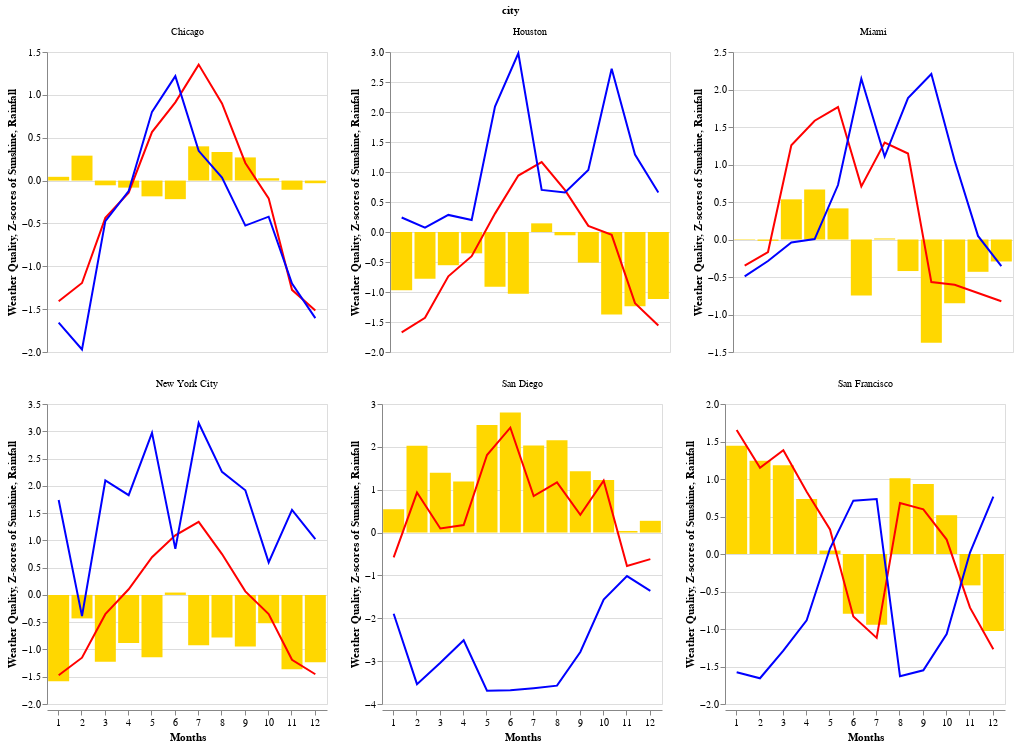

This figure's notebook cell:
### Code cell
import altair as alt
import pandas as pd

# Load data
cities_fp = 'data/climate_cities.csv'
cities = pd.read_csv(cities_fp)

# Calculate weighted weather quality with two standard deviations
sunshine_std = cities.groupby('city')['sunshine'].transform('std')
rain_std = cities.groupby('city')['rain'].transform('std')

cities['weather_quality_scaled'] = ((cities['sunshine'] - cities['sunshine'].mean()) / sunshine_std -
                                     (cities['rain'] - cities['rain'].mean()) / rain_std)

# Normalize the data for z-score normalization
cities['sunshine_zscore'] = (cities['sunshine'] - cities['sunshine'].mean()) / sunshine_std
cities['rain_zscore'] = (cities['rain'] - cities['rain'].mean()) / rain_std
cities['weather_quality_zscore'] = (cities['weather_quality_scaled'] - cities['weather_quality_scaled'].mean()) / cities['weather_quality_scaled'].std()

# Define base chart with higher resolution and larger scale
base = alt.Chart(cities, width=280, height=300).encode(
    x=alt.X('monthnum:N', axis=alt.Axis(title='Months', labelAngle=0))  # Set labelAngle to 0 for vertical labels
)

# Bar chart for standardized weather quality
bar_chart = base.mark_bar(color='gold').encode(
    y=alt.Y('weather_quality_zscore:Q', axis=alt.Axis(title='Weather Quality'))
)

# Line plot for standardized sunshine and rainfall
line_chart = base.mark_line(color='red').encode(
    y=alt.Y('sunshine_zscore:Q', axis=alt.Axis(title='Z-scores of Sunshine'))
) + base.mark_line(color='blue').encode(
    y=alt.Y('rain_zscore:Q', axis=alt.Axis(title='Rainfall'))
)

# Combine the charts and facet by city
final_chart = alt.layer(bar_chart, line_chart).facet(
    facet=alt.Column('city:N'),
    columns=3
).resolve_scale(
    y='independent'
)

# Show the chart
final_chart

### Figure 1 — Vega-Lite specification as saved in the notebook (floating-point values rounded to 4 significant figures)
{"config": {"view": {"continuousWidth": 300, "continuousHeight": 300}}, "data": {"name": "data-d07795341694213d2e8037d46ced05b8"}, "facet": {"field": "city", "type": "nominal"}, "spec": {"layer": [{"mark": {"type": "bar", "color": "gold"}, "encoding": {"x": {"axis": {"labelAngle": 0, "title": "Months"}, "field": "monthnum", "type": "nominal"}, "y": {"axis": {"title": "Weather Quality"}, "field": "weather_quality_zscore", "type": "quantitative"}}}, {"layer": [{"mark": {"type": "line", "color": "red"}, "encoding": {"x": {"axis": {"labelAngle": 0, "title": "Months"}, "field": "monthnum", "type": "nominal"}, "y": {"axis": {"title": "Z-scores of Sunshine"}, "field": "sunshine_zscore", "type": "quantitative"}}}, {"mark": {"type": "line", "color": "blue"}, "encoding": {"x": {"axis": {"labelAngle": 0, "title": "Months"}, "field": "monthnum", "type": "nominal"}, "y": {"axis": {"title": "Rainfall"}, "field": "rain_zscore", "type": "quantitative"}}}]}], "height": 300, "width": 280}, "columns": 3, "resolve": {"scale": {"y": "independent"}}, "$schema": "https://vega.github.io/schema/vega-lite/v5.16.3.json", "datasets": {"data-d07795341694213d2e8037d46ced05b8": [{"city": "San Diego", "lat": 32.72, "lon": -117.2, "month": "Jan", "monthnum": 1, "sunshine": 217, "rain": 1.53, "weather_quality_scaled": 1.315, "sunshine_zscore": -0.5803, "rain_zscore": -1.895, "weather_quality_zscore": 0.5443}, {"city": "San Diego", "lat": 32.72, "lon": -117.2, "month": "Feb", "monthnum": 2, "sunshine": 255, "rain": 0.15, "weather_quality_scaled": 4.47, "sunshine_zscore": 0.9332, "rain_zscore": -3.537, "weather_quality_zscore": 2.026}, {"city": "San Diego", "lat": 32.72, "lon": -117.2, "month": "Mar", "monthnum": 3, "sunshine": 234, "rain": 0.57, "weather_quality_scaled": 3.134, "sunshine_zscore": 0.0968, "rain_zscore": -3.037, "weather_quality_zscore": 1.398}, {"city": "San Diego", "lat": 32.72, "lon": -117.2, "month": "Apr", "monthnum": 4, "sunshine": 236, "rain": 1.01, "weather_quality_scaled": 2.69, "sunshine_zscore": 0.1765, "rain_zscore": -2.514, "weather_quality_zscore": 1.19}, {"city": "San Diego", "lat": 32.72, "lon": -117.2, "month": "May", "monthnum": 5, "sunshine": 277, "rain": 0.02, "weather_quality_scaled": 5.501, "sunshine_zscore": 1.809, "rain_zscore": -3.691, "weather_quality_zscore": 2.51}, {"city": "San Diego", "lat": 32.72, "lon": -117.2, "month": "Jun", "monthnum": 6, "sunshine": 293, "rain": 0.03, "weather_quality_scaled": 6.126, "sunshine_zscore": 2.447, "rain_zscore": -3.679, "weather_quality_zscore": 2.803}, {"city": "San Diego", "lat": 32.72, "lon": -117.2, "month": "Jul", "monthnum": 7, "sunshine": 253, "rain": 0.07, "weather_quality_scaled": 4.485, "sunshine_zscore": 0.8535, "rain_zscore": -3.632, "weather_quality_zscore": 2.033}, {"city": "San Diego", "lat": 32.72, "lon": -117.2, "month": "Aug", "monthnum": 8, "sunshine": 261, "rain": 0.12, "weather_quality_scaled": 4.744, "sunshine_zscore": 1.172, "rain_zscore": -3.572, "weather_quality_zscore": 2.155}, {"city": "San Diego", "lat": 32.72, "lon": -117.2, "month": "Sep", "monthnum": 9, "sunshine": 242, "rain": 0.78, "weather_quality_scaled": 3.203, "sunshine_zscore": 0.4154, "rain_zscore": -2.787, "weather_quality_zscore": 1.431}, {"city": "San Diego", "lat": 32.72, "lon": -117.2, "month": "Oct", "monthnum": 10, "sunshine": 262, "rain": 1.81, "weather_quality_scaled": 2.774, "sunshine_zscore": 1.212, "rain_zscore": -1.562, "weather_quality_zscore": 1.23}, {"city": "San Diego", "lat": 32.72, "lon": -117.2, "month": "Nov", "monthnum": 11, "sunshine": 212, "rain": 2.27, "weather_quality_scaled": 0.236, "sunshine_zscore": -0.7794, "rain_zscore": -1.015, "weather_quality_zscore": 0.03756}, {"city": "San Diego", "lat": 32.72, "lon": -117.2, "month": "Dec", "monthnum": 12, "sunshine": 216, "rain": 1.98, "weather_quality_scaled": 0.7402, "sunshine_zscore": -0.6201, "rain_zscore": -1.36, "weather_quality_zscore": 0.2743}, {"city": "San Francisco", "lat": 37.77, "lon": -122.4, "month": "Jan", "monthnum": 1, "sunshine": 330, "rain": 0.16, "weather_quality_scaled": 3.231, "sunshine_zscore": 1.654, "rain_zscore": -1.577, "weather_quality_zscore": 1.444}, {"city": "San Francisco", "lat": 37.77, "lon": -122.4, "month": "Feb", "monthnum": 2, "sunshine": 300, "rain": 0.01, "weather_quality_scaled": 2.806, "sunshine_zscore": 1.15, "rain_zscore": -1.657, "weather_quality_zscore": 1.245}, {"city": "San Francisco", "lat": 37.77, "lon": -122.4, "month": "Mar", "monthnum": 3, "sunshine": 314, "rain": 0.7, "weather_quality_scaled": 2.674, "sunshine_zscore": 1.385, "rain_zscore": -1.29, "weather_quality_zscore": 1.183}, {"city": "San Francisco", "lat": 37.77, "lon": -122.4, "month": "Apr", "monthnum": 4, "sunshine": 281, "rain": 1.46, "weather_quality_scaled": 1.716, "sunshine_zscore": 0.8304, "rain_zscore": -0.8853, "weather_quality_zscore": 0.7324}, {"city": "San Francisco", "lat": 37.77, "lon": -122.4, "month": "May", "monthnum": 5, "sunshine": 251, "rain": 3.26, "weather_quality_scaled": 0.2539, "sunshine_zscore": 0.3264, "rain_zscore": 0.0725, "weather_quality_zscore": 0.04598}, {"city": "San Francisco", "lat": 37.77, "lon": -122.4, "month": "Jun", "monthnum": 6, "sunshine": 182, "rain": 4.46, "weather_quality_scaled": -1.544, "sunshine_zscore": -0.8327, "rain_zscore": 0.711, "weather_quality_zscore": -0.7982}, {"city": "San Francisco", "lat": 37.77, "lon": -122.4, "month": "Jul", "monthnum": 7, "sunshine": 165, "rain": 4.5, "weather_quality_scaled": -1.851, "sunshine_zscore": -1.118, "rain_zscore": 0.7323, "weather_quality_zscore": -0.9423}, {"city": "San Francisco", "lat": 37.77, "lon": -122.4, "month": "Aug", "monthnum": 8, "sunshine": 272, "rain": 0.06, "weather_quality_scaled": 2.309, "sunshine_zscore": 0.6792, "rain_zscore": -1.63, "weather_quality_zscore": 1.011}, {"city": "San Francisco", "lat": 37.77, "lon": -122.4, "month": "Sep", "monthnum": 9, "sunshine": 267, "rain": 0.21, "weather_quality_scaled": 2.146, "sunshine_zscore": 0.5952, "rain_zscore": -1.55, "weather_quality_zscore": 0.9343}, {"city": "San Francisco", "lat": 37.77, "lon": -122.4, "month": "Oct", "monthnum": 10, "sunshine": 243, "rain": 1.12, "weather_quality_scaled": 1.258, "sunshine_zscore": 0.192, "rain_zscore": -1.066, "weather_quality_zscore": 0.5176}, {"city": "San Francisco", "lat": 37.77, "lon": -122.4, "month": "Nov", "monthnum": 11, "sunshine": 189, "rain": 3.16, "weather_quality_scaled": -0.7344, "sunshine_zscore": -0.7151, "rain_zscore": 0.01929, "weather_quality_zscore": -0.4181}, {"city": "San Francisco", "lat": 37.77, "lon": -122.4, "month": "Dec", "monthnum": 12, "sunshine": 156, "rain": 4.56, "weather_quality_scaled": -2.034, "sunshine_zscore": -1.27, "rain_zscore": 0.7643, "weather_quality_zscore": -1.028}, {"city": "Chicago", "lat": 41.88, "lon": -87.63, "month": "Jan", "monthnum": 1, "sunshine": 126, "rain": 1.85, "weather_quality_scaled": 0.2493, "sunshine_zscore": -1.408, "rain_zscore": -1.658, "weather_quality_zscore": 0.04383}, {"city": "Chicago", "lat": 41.88, "lon": -87.63, "month": "Feb", "monthnum": 2, "sunshine": 142, "rain": 1.61, "weather_quality_scaled": 0.7751, "sunshine_zscore": -1.195, "rain_zscore": -1.97, "weather_quality_zscore": 0.2907}, {"city": "Chicago", "lat": 41.88, "lon": -87.63, "month": "Mar", "monthnum": 3, "sunshine": 199, "rain": 2.76, "weather_quality_scaled": 0.0389, "sunshine_zscore": -0.4344, "rain_zscore": -0.4733, "weather_quality_zscore": -0.05498}, {"city": "Chicago", "lat": 41.88, "lon": -87.63, "month": "Apr", "monthnum": 4, "sunshine": 221, "rain": 3.03, "weather_quality_scaled": -0.01899, "sunshine_zscore": -0.141, "rain_zscore": -0.122, "weather_quality_zscore": -0.08216}, {"city": "Chicago", "lat": 41.88, "lon": -87.63, "month": "May", "monthnum": 5, "sunshine": 274, "rain": 3.74, "weather_quality_scaled": -0.2359, "sunshine_zscore": 0.566, "rain_zscore": 0.8019, "weather_quality_zscore": -0.184}, {"city": "Chicago", "lat": 41.88, "lon": -87.63, "month": "Jun", "monthnum": 6, "sunshine": 300, "rain": 4.06, "weather_quality_scaled": -0.3055, "sunshine_zscore": 0.9128, "rain_zscore": 1.218, "weather_quality_zscore": -0.2167}, {"city": "Chicago", "lat": 41.88, "lon": -87.63, "month": "Jul", "monthnum": 7, "sunshine": 333, "rain": 3.39, "weather_quality_scaled": 1.007, "sunshine_zscore": 1.353, "rain_zscore": 0.3465, "weather_quality_zscore": 0.3994}, {"city": "Chicago", "lat": 41.88, "lon": -87.63, "month": "Aug", "monthnum": 8, "sunshine": 299, "rain": 3.15, "weather_quality_scaled": 0.8653, "sunshine_zscore": 0.8995, "rain_zscore": 0.03416, "weather_quality_zscore": 0.3331}, {"city": "Chicago", "lat": 41.88, "lon": -87.63, "month": "Sep", "monthnum": 9, "sunshine": 247, "rain": 2.72, "weather_quality_scaled": 0.7312, "sunshine_zscore": 0.2058, "rain_zscore": -0.5254, "weather_quality_zscore": 0.2701}, {"city": "Chicago", "lat": 41.88, "lon": -87.63, "month": "Oct", "monthnum": 10, "sunshine": 216, "rain": 2.8, "weather_quality_scaled": 0.2136, "sunshine_zscore": -0.2077, "rain_zscore": -0.4213, "weather_quality_zscore": 0.02706}, {"city": "Chicago", "lat": 41.88, "lon": -87.63, "month": "Nov", "monthnum": 11, "sunshine": 136, "rain": 2.2, "weather_quality_scaled": -0.07274, "sunshine_zscore": -1.275, "rain_zscore": -1.202, "weather_quality_zscore": -0.1074}, {"city": "Chicago", "lat": 41.88, "lon": -87.63, "month": "Dec", "monthnum": 12, "sunshine": 118, "rain": 1.89, "weather_quality_scaled": 0.09056, "sunshine_zscore": -1.515, "rain_zscore": -1.605, "weather_quality_zscore": -0.03072}, {"city": "Houston", "lat": 29.76, "lon": -95.37, "month": "Jan", "monthnum": 1, "sunshine": 142, "rain": 3.35, "weather_quality_scaled": -1.913, "sunshine_zscore": -1.671, "rain_zscore": 0.2419, "weather_quality_zscore": -0.9716}, {"city": "Houston", "lat": 29.76, "lon": -95.37, "month": "Feb", "monthnum": 2, "sunshine": 155, "rain": 3.19, "weather_quality_scaled": -1.5, "sunshine_zscore": -1.429, "rain_zscore": 0.07083, "weather_quality_zscore": -0.7774}, {"city": "Houston", "lat": 29.76, "lon": -95.37, "month": "Mar", "monthnum": 3, "sunshine": 192, "rain": 3.39, "weather_quality_scaled": -1.023, "sunshine_zscore": -0.7383, "rain_zscore": 0.2847, "weather_quality_zscore": -0.5536}, {"city": "Houston", "lat": 29.76, "lon": -95.37, "month": "Apr", "monthnum": 4, "sunshine": 210, "rain": 3.31, "weather_quality_scaled": -0.6016, "sunshine_zscore": -0.4025, "rain_zscore": 0.1991, "weather_quality_zscore": -0.3557}, {"city": "Houston", "lat": 29.76, "lon": -95.37, "month": "May", "monthnum": 5, "sunshine": 248, "rain": 5.08, "weather_quality_scaled": -1.785, "sunshine_zscore": 0.3066, "rain_zscore": 2.092, "weather_quality_zscore": -0.9114}, {"city": "Houston", "lat": 29.76, "lon": -95.37, "month": "Jun", "monthnum": 6, "sunshine": 282, "rain": 5.91, "weather_quality_scaled": -2.038, "sunshine_zscore": 0.941, "rain_zscore": 2.979, "weather_quality_zscore": -1.03}, {"city": "Houston", "lat": 29.76, "lon": -95.37, "month": "Jul", "monthnum": 7, "sunshine": 294, "rain": 3.78, "weather_quality_scaled": 0.4633, "sunshine_zscore": 1.165, "rain_zscore": 0.7016, "weather_quality_zscore": 0.1443}, {"city": "Houston", "lat": 29.76, "lon": -95.37, "month": "Aug", "monthnum": 8, "sunshine": 269, "rain": 3.74, "weather_quality_scaled": 0.03956, "sunshine_zscore": 0.6984, "rain_zscore": 0.6589, "weather_quality_zscore": -0.05467}, {"city": "Houston", "lat": 29.76, "lon": -95.37, "month": "Sep", "monthnum": 9, "sunshine": 237, "rain": 4.09, "weather_quality_scaled": -0.9318, "sunshine_zscore": 0.1013, "rain_zscore": 1.033, "weather_quality_zscore": -0.5108}, {"city": "Houston", "lat": 29.76, "lon": -95.37, "month": "Oct", "monthnum": 10, "sunshine": 229, "rain": 5.67, "weather_quality_scaled": -2.77, "sunshine_zscore": -0.04794, "rain_zscore": 2.722, "weather_quality_zscore": -1.374}, {"city": "Houston", "lat": 29.76, "lon": -95.37, "month": "Nov", "monthnum": 11, "sunshine": 168, "rain": 4.33, "weather_quality_scaled": -2.476, "sunshine_zscore": -1.186, "rain_zscore": 1.29, "weather_quality_zscore": -1.236}, {"city": "Houston", "lat": 29.76, "lon": -95.37, "month": "Dec", "monthnum": 12, "sunshine": 148, "rain": 3.74, "weather_quality_scaled": -2.218, "sunshine_zscore": -1.559, "rain_zscore": 0.6589, "weather_quality_zscore": -1.115}, {"city": "New York City", "lat": 40.71, "lon": -74.01, "month": "Jan", "monthnum": 1, "sunshine": 154, "rain": 3.9, "weather_quality_scaled": -3.213, "sunshine_zscore": -1.474, "rain_zscore": 1.74, "weather_quality_zscore": -1.582}, {"city": "New York City", "lat": 40.71, "lon": -74.01, "month": "Feb", "monthnum": 2, "sunshine": 171, "rain": 2.95, "weather_quality_scaled": -0.7614, "sunshine_zscore": -1.151, "rain_zscore": -0.3894, "weather_quality_zscore": -0.4308}, {"city": "New York City", "lat": 40.71, "lon": -74.01, "month": "Mar", "monthnum": 3, "sunshine": 213, "rain": 4.06, "weather_quality_scaled": -2.451, "sunshine_zscore": -0.3528, "rain_zscore": 2.098, "weather_quality_zscore": -1.224}, {"city": "New York City", "lat": 40.71, "lon": -74.01, "month": "Apr", "monthnum": 4, "sunshine": 237, "rain": 3.94, "weather_quality_scaled": -1.726, "sunshine_zscore": 0.1032, "rain_zscore": 1.829, "weather_quality_zscore": -0.8838}, {"city": "New York City", "lat": 40.71, "lon": -74.01, "month": "May", "monthnum": 5, "sunshine": 268, "rain": 4.45, "weather_quality_scaled": -2.28, "sunshine_zscore": 0.6922, "rain_zscore": 2.972, "weather_quality_zscore": -1.144}, {"city": "New York City", "lat": 40.71, "lon": -74.01, "month": "Jun", "monthnum": 6, "sunshine": 289, "rain": 3.5, "weather_quality_scaled": 0.248, "sunshine_zscore": 1.091, "rain_zscore": 0.8432, "weather_quality_zscore": 0.0432}, {"city": "New York City", "lat": 40.71, "lon": -74.01, "month": "Jul", "monthnum": 7, "sunshine": 302, "rain": 4.53, "weather_quality_scaled": -1.813, "sunshine_zscore": 1.338, "rain_zscore": 3.151, "weather_quality_zscore": -0.9247}, {"city": "New York City", "lat": 40.71, "lon": -74.01, "month": "Aug", "monthnum": 8, "sunshine": 271, "rain": 4.13, "weather_quality_scaled": -1.506, "sunshine_zscore": 0.7492, "rain_zscore": 2.255, "weather_quality_zscore": -0.7804}, {"city": "New York City", "lat": 40.71, "lon": -74.01, "month": "Sep", "monthnum": 9, "sunshine": 235, "rain": 3.98, "weather_quality_scaled": -1.854, "sunshine_zscore": 0.06518, "rain_zscore": 1.919, "weather_quality_zscore": -0.9437}, {"city": "New York City", "lat": 40.71, "lon": -74.01, "month": "Oct", "monthnum": 10, "sunshine": 213, "rain": 3.39, "weather_quality_scaled": -0.9495, "sunshine_zscore": -0.3528, "rain_zscore": 0.5967, "weather_quality_zscore": -0.5191}, {"city": "New York City", "lat": 40.71, "lon": -74.01, "month": "Nov", "monthnum": 11, "sunshine": 169, "rain": 3.82, "weather_quality_scaled": -2.749, "sunshine_zscore": -1.189, "rain_zscore": 1.56, "weather_quality_zscore": -1.364}, {"city": "New York City", "lat": 40.71, "lon": -74.01, "month": "Dec", "monthnum": 12, "sunshine": 155, "rain": 3.58, "weather_quality_scaled": -2.477, "sunshine_zscore": -1.455, "rain_zscore": 1.022, "weather_quality_zscore": -1.237}, {"city": "Miami", "lat": 25.76, "lon": -80.19, "month": "Jan", "monthnum": 1, "sunshine": 222, "rain": 1.62, "weather_quality_scaled": 0.1437, "sunshine_zscore": -0.3489, "rain_zscore": -0.4926, "weather_quality_zscore": -0.005781}, {"city": "Miami", "lat": 25.76, "lon": -80.19, "month": "Feb", "monthnum": 2, "sunshine": 227, "rain": 2.25, "weather_quality_scaled": 0.1196, "sunshine_zscore": -0.1666, "rain_zscore": -0.2862, "weather_quality_zscore": -0.01708}, {"city": "Miami", "lat": 25.76, "lon": -80.19, "month": "Mar", "monthnum": 3, "sunshine": 266, "rain": 3.0, "weather_quality_scaled": 1.296, "sunshine_zscore": 1.255, "rain_zscore": -0.04054, "weather_quality_zscore": 0.5353}, {"city": "Miami", "lat": 25.76, "lon": -80.19, "month": "Apr", "monthnum": 4, "sunshine": 275, "rain": 3.14, "weather_quality_scaled": 1.578, "sunshine_zscore": 1.583, "rain_zscore": 0.005323, "weather_quality_zscore": 0.6678}, {"city": "Miami", "lat": 25.76, "lon": -80.19, "month": "May", "monthnum": 5, "sunshine": 280, "rain": 5.34, "weather_quality_scaled": 1.04, "sunshine_zscore": 1.766, "rain_zscore": 0.726, "weather_quality_zscore": 0.415}, {"city": "Miami", "lat": 25.76, "lon": -80.19, "month": "Jun", "monthnum": 6, "sunshine": 251, "rain": 9.67, "weather_quality_scaled": -1.436, "sunshine_zscore": 0.7084, "rain_zscore": 2.144, "weather_quality_zscore": -0.7475}, {"city": "Miami", "lat": 25.76, "lon": -80.19, "month": "Jul", "monthnum": 7, "sunshine": 267, "rain": 6.5, "weather_quality_scaled": 0.1859, "sunshine_zscore": 1.292, "rain_zscore": 1.106, "weather_quality_zscore": 0.01402}, {"city": "Miami", "lat": 25.76, "lon": -80.19, "month": "Aug", "monthnum": 8, "sunshine": 263, "rain": 8.88, "weather_quality_scaled": -0.7396, "sunshine_zscore": 1.146, "rain_zscore": 1.886, "weather_quality_zscore": -0.4205}, {"city": "Miami", "lat": 25.76, "lon": -80.19, "month": "Sep", "monthnum": 9, "sunshine": 216, "rain": 9.86, "weather_quality_scaled": -2.774, "sunshine_zscore": -0.5677, "rain_zscore": 2.207, "weather_quality_zscore": -1.376}, {"city": "Miami", "lat": 25.76, "lon": -80.19, "month": "Oct", "monthnum": 10, "sunshine": 215, "rain": 6.33, "weather_quality_scaled": -1.654, "sunshine_zscore": -0.6041, "rain_zscore": 1.05, "weather_quality_zscore": -0.8501}, {"city": "Miami", "lat": 25.76, "lon": -80.19, "month": "Nov", "monthnum": 11, "sunshine": 212, "rain": 3.27, "weather_quality_scaled": -0.7614, "sunshine_zscore": -0.7135, "rain_zscore": 0.04791, "weather_quality_zscore": -0.4308}, {"city": "Miami", "lat": 25.76, "lon": -80.19, "month": "Dec", "monthnum": 12, "sunshine": 209, "rain": 2.04, "weather_quality_scaled": -0.4679, "sunshine_zscore": -0.8229, "rain_zscore": -0.355, "weather_quality_zscore": -0.2929}]}}
